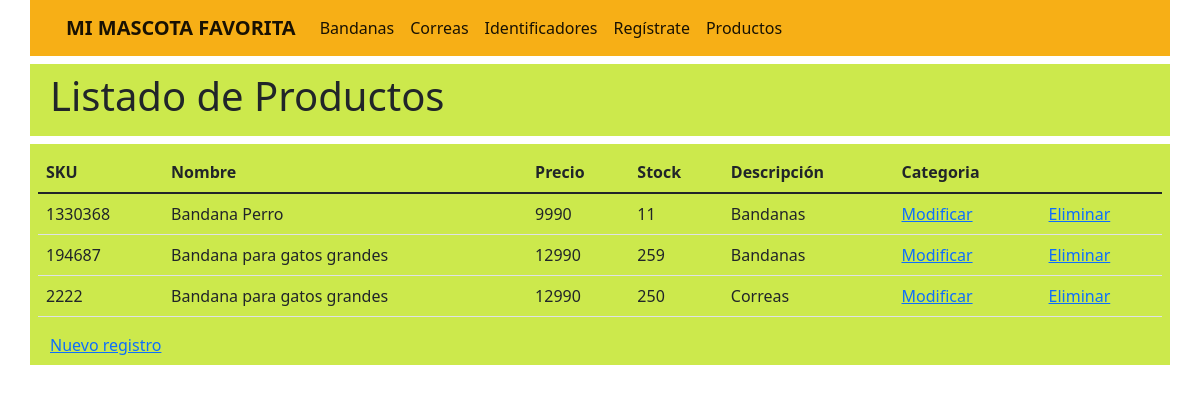
Before: /productos.html with the older database file.
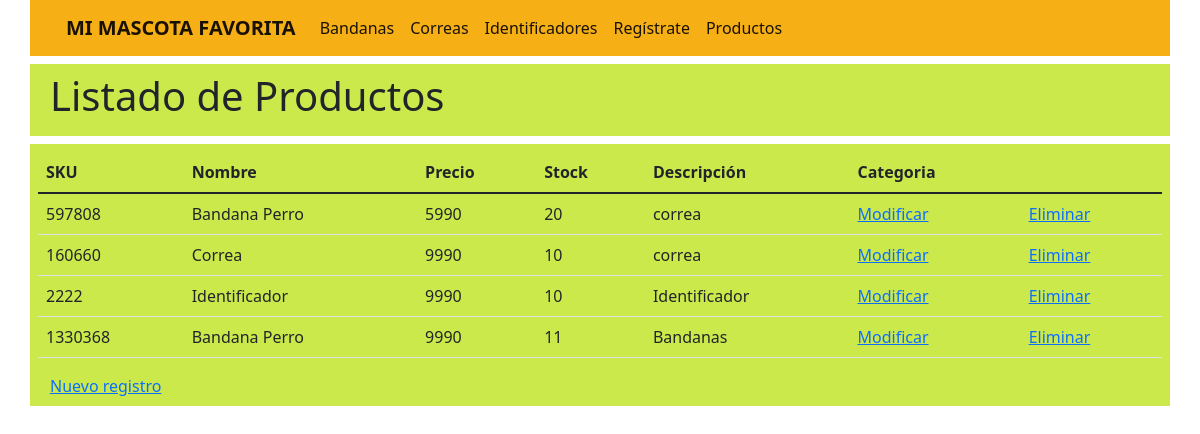
After: the same page with the newer database file.
### core/models.py (models this page shows, shortened)
class Producto(models.Model):
    sku = models.IntegerField(primary_key=True, verbose_name='sku')
    nombre = models.CharField(max_length=40, verbose_name='nombre')
    precio = models.IntegerField(verbose_name='Precio')
    stock = models.IntegerField(verbose_name='Stock')
    descripcion = models.CharField(max_length=100, null=True, blank=True, verbose_name='descripcion')
    categoria = models.ForeignKey(Categoria, on_delete=models.CASCADE)

class Categoria(models.Model):
    idCategoria = models.IntegerField(primary_key=True, verbose_name='Id de categoria')
    nombreCategoria = models.CharField(max_length=50, verbose_name="Nombre categoria")

### core/views.py (the view)
# urls.py: path('productos.html', productos, name="productos"),
def productos(request):
    productos = Producto.objects.all()
    datos = {
        'productos': productos
    }
    return render(request, 'core/productos.html', datos)

### core/templates/core/productos.html (shortened to what this page needs)
<!DOCTYPE html>
<html lang="es">
  <head>
    <link
      href="https://cdn.jsdelivr.net/npm/bootstrap@5.1.3/dist/css/bootstrap.min.css"
      rel="stylesheet"
    />
  </head>
  <div
    class="container-lg adornartexto"
    style="background-color: rgba(247, 172, 11, 0.952)"
  >
    <div class="row">
      <nav class="navbar navbar-expand-lg navbar-light">
        <div class="container-lg">
          <a class="navbar-brand" href="index.html"
            ><b>MI MASCOTA FAVORITA</b></a
          >
          <div class="collapse navbar-collapse" id="navbarSupportedContent">
            <ul class="navbar-nav me-auto mb-2 mb-lg-0">
              <li class="nav-item">
                <a
                  class="nav-link active"
                  aria-current="page"
                  href="bandanas.html"
                  >Bandanas</a>
              </li>
              <li class="nav-item">
                <a
                  class="nav-link active"
                  aria-current="page"
                  href="correas.html"
                  >Correas</a>
              </li>
              <li class="nav-item">
                <a
                  class="nav-link active"
                  aria-current="page"
                  href="identificadores.html"
                  >Identificadores</a>
              </li>
              <li class="nav-item">
                <a
                  class="nav-link active"
                  aria-current="page"
                  href="registro.html"
                  >Regístrate</a>
              </li>
              <li class="nav-item">
                <a
                  class="nav-link active"
                  aria-current="page"
                  href="productos.html"
                  >Productos</a>
              </li>
            </ul>
          </div>
        </div>
      </nav>
    </div>
  </div>
  <div class="container-lg" style="background-color: rgba(191, 228, 29, 0.788)">
    <div class="row align-items-center mt-2 p-2">
        <h1>Listado de Productos</h1>
    </div>
  </div>
  <body>
    <div class="container-lg" style="background-color: rgba(191, 228, 29, 0.788)">
        <div class="row align-items-center mt-2 p-2">
            <table class="table">
              <thead>
                <tr>
                  <th scope="col">SKU</th>
                  <th scope="col">Nombre</th>
                  <th scope="col">Precio</th>
                  <th scope="col">Stock</th>
                  <th scope="col">Descripción</th>
                  <th scope="col">Categoria</th>
                </tr>
              </thead>
                <tbody>
                  {% for prod in productos %}
                  <tr>
                    <td>{{prod.sku}}</td>
                    <td>{{prod.nombre}}</td>
                    <td>{{prod.precio}}</td>
                    <td>{{prod.stock}}</td>
                    <td>{{prod.categoria.nombreCategoria}}</td>
                    <td><a href="{% url 'form_mod_producto' prod.sku %}">Modificar</a></td>
                    <td><a href="{% url 'form_del_producto' prod.sku %}">Eliminar</a></td>
                  </tr>
                  {% endfor %}
                </tbody>
            </table>
            <a href="{% url 'form_producto' %}">Nuevo registro</a>
        </div>
    </div>
  </body>
</html>

Changed rows visible on the page:
removed Producto: sku "194687", nombre "Bandana para gatos grandes", precio "12990", stock "259", categoria.nombreCategoria "Bandanas"
added Producto: sku "597808", nombre "Bandana Perro", precio "5990", stock "20", categoria.nombreCategoria "correa"
added Producto: sku "160660", nombre "Correa", precio "9990", stock "10", categoria.nombreCategoria "correa"
changed Producto id 2222: nombre "Bandana para gatos grandes" → "Identificador"; precio "12990" → "9990"; stock "250" → "10"; categoria.nombreCategoria "Correas" → "Identificador"; moves up the list
